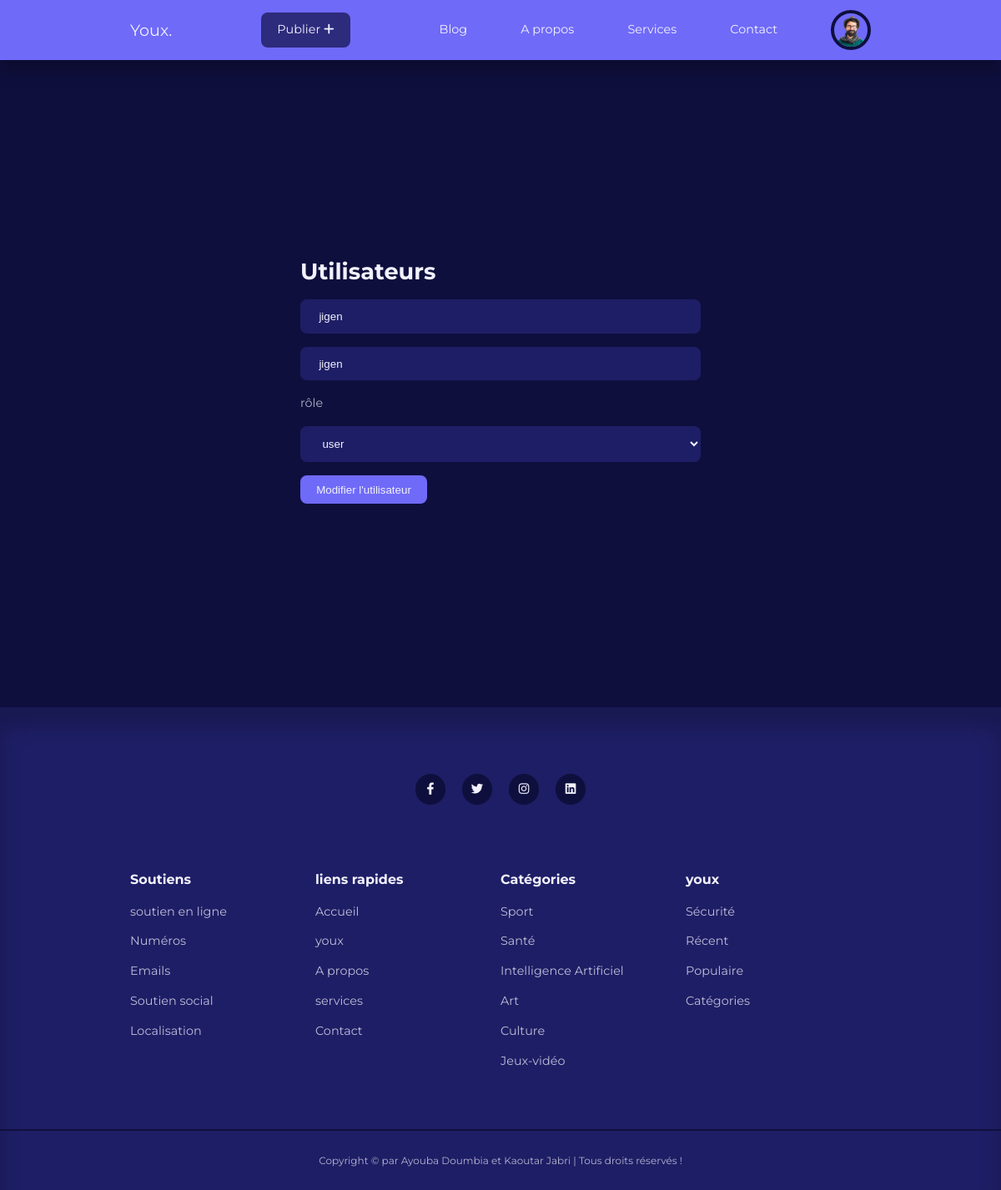
The app's page /admin/edit-user.php?update=5 (signed in) with its own data.
### tables this page shows
CREATE TABLE IF NOT EXISTS `users` (
  `id` int NOT NULL AUTO_INCREMENT,
  `firstname` varchar(100) NOT NULL,
  `lastname` varchar(100) NOT NULL,
  `username` varchar(100) NOT NULL,
  `email` varchar(100) NOT NULL,
  `password` varchar(255) NOT NULL,
  `avatar` varchar(100) NOT NULL,
  `is_admin` tinyint(1) NOT NULL,
  PRIMARY KEY (`id`)
);

### class/Model.php (called while the page is built, shortened)
<?php
require_once('Database.php');
abstract class Model{
    protected $db;
    protected $table_name = null;
    protected $field_id = null;
    public function __construct()
    {
        $this->db = new Database();
    }
    public function findOne(string $id)
    {
        $database_class = $this->db;
        $table = $this->table_name;
        $field__id = $this->field_id;
        $row = $database_class->selectOne("$table","$field__id = $id");
        return($row);
    }
}

### class/Database.php (called while the page is built, shortened)
<?php
class Database
{
    private $host = "localhost";
    private $username = "root";
    private $password = "root";
    private $dbname = "blog_db";
    private static $instance = null;
    private function connect()
    {
        if(self::$instance === null){
            $conn = new \PDO("mysql:host=$this->host;dbname=$this->dbname;charset=utf8;",$this->username,$this->password);
            if($conn){
                return $conn;
            }else{
                die('connexion impossible !');
            }
        }   else{
                return self::$instance;
        }
    }
    public function selectOne(string $table, string $where1 = '', string $where2 = '')
    {
        $conn = $this->connect();
        if($where1 == '' && $where2 == ''){
            $select = $conn->prepare("SELECT * FROM `$table`");
            $select->execute();
        }elseif($where2 == ''){
            $select = $conn->prepare("SELECT * FROM `$table` WHERE $where1");
            $select->execute();
        }else{
            $select = $conn->prepare("SELECT * FROM `$table` WHERE $where1 OR $where2");
            $select->execute();
        }
        if($select){
            $element = $select->fetch(\PDO::FETCH_ASSOC);
            return($element);
        }
    }
}
?>

### admin/edit-user.php (the view, shortened to what this page needs)
<?php
include('partials/header.php');
if(isset($_GET['update'])){
    $id = filter_var($_GET['update'], FILTER_SANITIZE_NUMBER_INT);
    $user = $Users->findOne($id);
}else{
    header('location:'. ROOT_URL . 'admin/manage-users.php');
    die();
}
?>
<section class="form__section">
    <div class="container form__section-container">
        <h2>Utilisateurs</h2>
        <form action="<?= ROOT_URL ?>admin/edit-user-logic.php" method="POST">
            <input type="text" name="l_name" value="<?=$user["lastname"];?>" placeholder="Nom">
            <input type="text" name="f_name" value="<?=$user["firstname"];?>" placeholder="Prenom">
            <label for="role">rôle</label>
            <select id="role" name="userrole">
                <option value="0">user</option>
            </select>
            <button type="submit" name="submit" class="btn">Modifier l'utilisateur</button>
        </form>
    </div>
</section>
<?php include('../partials/footer.php'); ?>

### admin/partials/header.php (shortened to what this page needs)
<?php
$Users = new Users();
if (isset($_SESSION['user-id'])) {
    $id = filter_var($_SESSION['user-id'], FILTER_SANITIZE_NUMBER_INT);
    $user = $Users->findOne($id);
}
?>
<!DOCTYPE html>
<html lang="fr">
<head>
    <link rel="stylesheet" href="https://cdnjs.cloudflare.com/ajax/libs/font-awesome/6.1.1/css/all.min.css">
    <link rel="stylesheet" href="../css/component.css">
    <link rel="stylesheet" href="../css/style.css">
</head>
<body>
    <nav>
        <div class="container nav__container">
            <a href="<?= ROOT_URL ?>home.php" class="nav__logo">Youx<span>.</span></a>
            <a class="btn dark" href="<?= ROOT_URL ?>admin/add-post.php">Publier <i class="fa-sharp fa-solid fa-plus"></i></a>
            <ul class="nav__ul">
                <li><a href="<?= ROOT_URL ?>blog.php" <?php if ($_SERVER['SCRIPT_NAME'] === '/TP/blog.php'):?> class="active"<?php endif ?>>Blog</a></li>
                <li><a href="<?= ROOT_URL ?>about.php" <?php if ($_SERVER['SCRIPT_NAME'] === '/TP/about.php'):?> class="active"<?php endif ?>>A propos</a></li>
                <li><a href="<?= ROOT_URL ?>services.php" <?php if ($_SERVER['SCRIPT_NAME'] === '/TP/services.php'):?> class="active"<?php endif ?>>Services</a></li>
                <li><a href="<?= ROOT_URL ?>contact.php" <?php if ($_SERVER['SCRIPT_NAME'] === '/TP/contact.php'):?> class="active"<?php endif ?>>Contact</a></li>
                <?php if(isset($_SESSION['user-id'])) :?>
                    <li class="nav__profile">
                    <div class="avatar">
                        <img src="<?= ROOT_URL . 'images/' . $user['avatar'] ?>" alt="user profile image">
                    </div>
                    </li>
                <?php else : ?>
                <li><a href="<?= ROOT_URL ?>signin.php">Connexion</a></li>
                <?php endif ?>
            </ul>
        </div>
    </nav>

### css/component.css (style rules this page uses)
:root { --color-primary: #6f6af8; --color-primary-light: hsl(242, 91%, 69%, 18%); --color-primary-variant: #5854c7; --color-red: #da0f3f; --color-red-light: hsl(346, 87%, 46%, 15%); --color-green: #00c476; --color-green-light: hsl(156, 100%, 38%, 15%); --color-gray-900: #1e1e66; --color-gray-700: #2d2b7c; --color-gray-300: rgba(242, 242, 254, 0.3); --color-gray-200: rgba(242, 242, 254, 0.7); --color-white: #f2f2fe; --color-bg: #0f0f3e; --color-black:#000; --transition: all .3s ease; --container-width-lg: 74%; --container-width-md: 88%; --form-width: 40%; --card-border-radius-1: 0.3rem; --card-border-radius-2: 0.5rem; --card-border-radius-3: 0.8rem; --card-border-radius-4: 2rem; --card-border-radius-5: 5rem; }
* { margin: 0; padding: 0; outline: none; border: 0; text-decoration: none; list-style: none; box-sizing: border-box; }
body { font-family: 'Montserrat', sans-serif; line-height: 1.6; color: var(--color-gray-200); overflow-x: hidden; background-color: var(--color-bg); font-size: 0.9rem; }
.container { width: var(--container-width-lg); max-width: 1800px; margin: 0 auto; }
section { margin-top: 3rem; width: 100vw; position: relative; }
h1, h2, h3, h4, h5 { color: var(--color-white); line-height: 1.3; }
h2 { font-size: 1.7rem; margin: 1rem 0; }
a { color: var(--color-white); transition: var(--transition); }
img { display: block; width: 100%; }
.btn { display: inline-block; width: fit-content; padding: 0.6rem 1.2rem; background-color: var(--color-primary); border-radius: var(--card-border-radius-2); cursor: pointer; transition: var(--transition); color: var(--color-white); }
.btn.dark { background-color: var(--color-gray-700); }

### css/style.css (style rules this page uses)
nav { background-color: var(--color-primary); width: 100vw; height: 4.5rem; position: fixed; top: 0; z-index: 10; box-shadow: 0 1rem 1rem rgba(0, 0, 0, 0.2); }
.nav__container { height: 100%; display: flex; align-items: center; justify-content: space-between; }
.avatar { width: 3rem; height: 3rem; border-radius: 50%; overflow: hidden; border: 0.3rem solid var(--color-bg); }
.avatar img { width: 100%; height: 100%; }
.nav__logo { font-size: 600; font-size: 1.2rem; }
.nav__ul { display: flex; align-items: center; justify-content: center; gap: 4rem; }
.nav__ul li { transition: all .3s ease; }
.nav__profile { position: relative; cursor: pointer; }
.form__section { display: grid; place-items: center; height: 100vh; }
.form__section-container { width: var(--form-width); position: relative; }
form { display: flex; flex-direction: column; gap: 1rem; }
input,textarea,select { padding: 0.8rem 1.4rem; background-color: var(--color-gray-900); border-radius: var(--card-border-radius-2); resize: none; color: var(--color-white); }

### records on screen
users: avatar (picture)
users: l_name "jigen", f_name "jigen"
